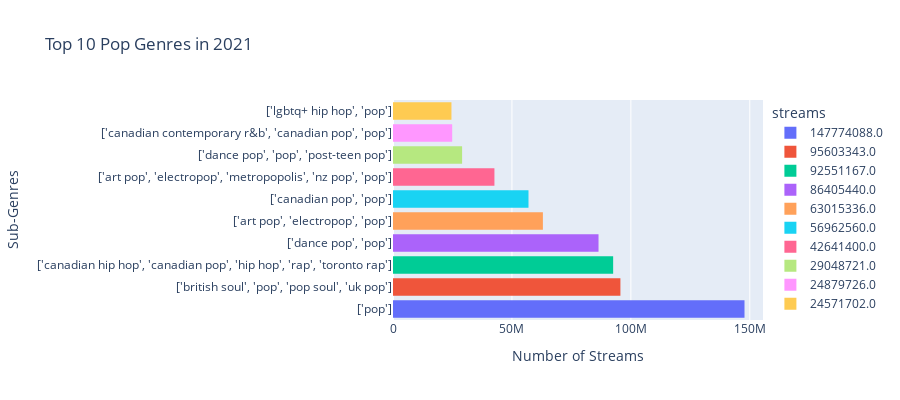

Write notebook code for a chart like this one.
### Markdown cell above
# Sub Genre Exploration
# ---------------------------------

### Code cell
df =categorical_genre.loc[categorical_genre['split_genres']=='pop'].groupby('genres').agg('sum').sort_values('streams',ascending=False).head(10).reset_index()
fig=px.histogram(df, x='streams', y='genres', hover_data=['genres'],color = 'streams', 
             height=400,title='Top 10 Pop Genres in 2021')
fig.update_xaxes(title_text="Number of Streams")
fig.update_yaxes(title_text="Sub-Genres")

### Figure 1 — Plotly figure (JSON) as saved in the notebook; plotly's stock layout.template omitted (floating-point values rounded to 4 significant figures)
{"data": [{"alignmentgroup": "True", "bingroup": "y", "histfunc": "sum", "hovertemplate": "streams=147774088.0<br>sum of streams=%{x}<br>genres=%{y}<extra></extra>", "legendgroup": "147774088.0", "marker": {"color": "#636efa"}, "name": "147774088.0", "offsetgroup": "147774088.0", "orientation": "h", "showlegend": true, "type": "histogram", "x": [147774088], "xaxis": "x", "y": ["['pop']"], "yaxis": "y"}, {"alignmentgroup": "True", "bingroup": "y", "histfunc": "sum", "hovertemplate": "streams=95603343.0<br>sum of streams=%{x}<br>genres=%{y}<extra></extra>", "legendgroup": "95603343.0", "marker": {"color": "#EF553B"}, "name": "95603343.0", "offsetgroup": "95603343.0", "orientation": "h", "showlegend": true, "type": "histogram", "x": [95603343], "xaxis": "x", "y": ["['british soul', 'pop', 'pop soul', 'uk pop']"], "yaxis": "y"}, {"alignmentgroup": "True", "bingroup": "y", "histfunc": "sum", "hovertemplate": "streams=92551167.0<br>sum of streams=%{x}<br>genres=%{y}<extra></extra>", "legendgroup": "92551167.0", "marker": {"color": "#00cc96"}, "name": "92551167.0", "offsetgroup": "92551167.0", "orientation": "h", "showlegend": true, "type": "histogram", "x": [92551167], "xaxis": "x", "y": ["['canadian hip hop', 'canadian pop', 'hip hop', 'rap', 'toronto rap']"], "yaxis": "y"}, {"alignmentgroup": "True", "bingroup": "y", "histfunc": "sum", "hovertemplate": "streams=86405440.0<br>sum of streams=%{x}<br>genres=%{y}<extra></extra>", "legendgroup": "86405440.0", "marker": {"color": "#ab63fa"}, "name": "86405440.0", "offsetgroup": "86405440.0", "orientation": "h", "showlegend": true, "type": "histogram", "x": [86405440], "xaxis": "x", "y": ["['dance pop', 'pop']"], "yaxis": "y"}, {"alignmentgroup": "True", "bingroup": "y", "histfunc": "sum", "hovertemplate": "streams=63015336.0<br>sum of streams=%{x}<br>genres=%{y}<extra></extra>", "legendgroup": "63015336.0", "marker": {"color": "#FFA15A"}, "name": "63015336.0", "offsetgroup": "63015336.0", "orientation": "h", "showlegend": true, "type": "histogram", "x": [63015336], "xaxis": "x", "y": ["['art pop', 'electropop', 'pop']"], "yaxis": "y"}, {"alignmentgroup": "True", "bingroup": "y", "histfunc": "sum", "hovertemplate": "streams=56962560.0<br>sum of streams=%{x}<br>genres=%{y}<extra></extra>", "legendgroup": "56962560.0", "marker": {"color": "#19d3f3"}, "name": "56962560.0", "offsetgroup": "56962560.0", "orientation": "h", "showlegend": true, "type": "histogram", "x": [56962560], "xaxis": "x", "y": ["['canadian pop', 'pop']"], "yaxis": "y"}, {"alignmentgroup": "True", "bingroup": "y", "histfunc": "sum", "hovertemplate": "streams=42641400.0<br>sum of streams=%{x}<br>genres=%{y}<extra></extra>", "legendgroup": "42641400.0", "marker": {"color": "#FF6692"}, "name": "42641400.0", "offsetgroup": "42641400.0", "orientation": "h", "showlegend": true, "type": "histogram", "x": [42641400], "xaxis": "x", "y": ["['art pop', 'electropop', 'metropopolis', 'nz pop', 'pop']"], "yaxis": "y"}, {"alignmentgroup": "True", "bingroup": "y", "histfunc": "sum", "hovertemplate": "streams=29048721.0<br>sum of streams=%{x}<br>genres=%{y}<extra></extra>", "legendgroup": "29048721.0", "marker": {"color": "#B6E880"}, "name": "29048721.0", "offsetgroup": "29048721.0", "orientation": "h", "showlegend": true, "type": "histogram", "x": [29048721], "xaxis": "x", "y": ["['dance pop', 'pop', 'post-teen pop']"], "yaxis": "y"}, {"alignmentgroup": "True", "bingroup": "y", "histfunc": "sum", "hovertemplate": "streams=24879726.0<br>sum of streams=%{x}<br>genres=%{y}<extra></extra>", "legendgroup": "24879726.0", "marker": {"color": "#FF97FF"}, "name": "24879726.0", "offsetgroup": "24879726.0", "orientation": "h", "showlegend": true, "type": "histogram", "x": [24879726], "xaxis": "x", "y": ["['canadian contemporary r&b', 'canadian pop', 'pop']"], "yaxis": "y"}, {"alignmentgroup": "True", "bingroup": "y", "histfunc": "sum", "hovertemplate": "streams=24571702.0<br>sum of streams=%{x}<br>genres=%{y}<extra></extra>", "legendgroup": "24571702.0", "marker": {"color": "#FECB52"}, "name": "24571702.0", "offsetgroup": "24571702.0", "orientation": "h", "showlegend": true, "type": "histogram", "x": [24571702], "xaxis": "x", "y": ["['lgbtq+ hip hop', 'pop']"], "yaxis": "y"}], "layout": {"barmode": "relative", "height": 400, "legend": {"title": {"text": "streams"}, "tracegroupgap": 0}, "title": {"text": "Top 10 Pop Genres in 2021"}, "xaxis": {"anchor": "y", "categoryarray": [147774088, 95603343, 92551167, 86405440, 63015336, 56962560, 42641400, 29048721, 24879726, 24571702], "categoryorder": "array", "domain": [0, 1], "title": {"text": "Number of Streams"}}, "yaxis": {"anchor": "x", "domain": [0, 1], "title": {"text": "Sub-Genres"}}}}
